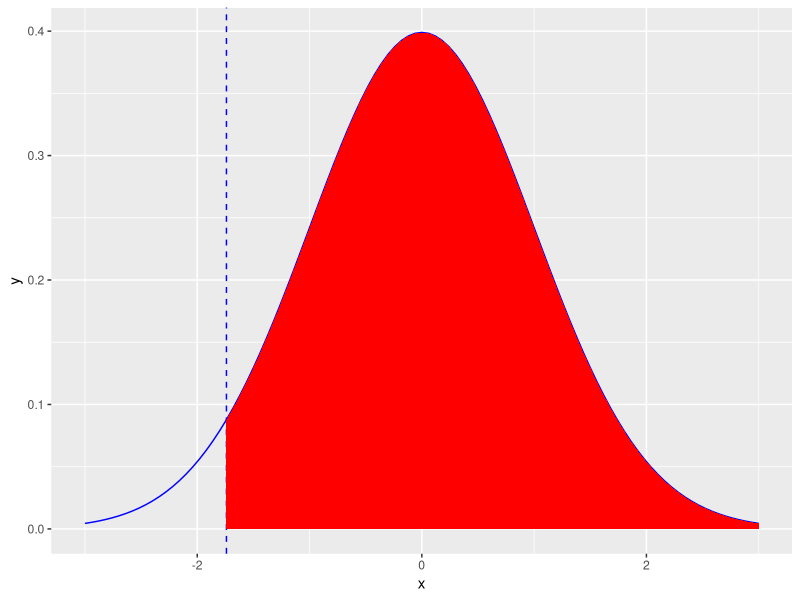

This figure's R source:
install.packages("ggplot2")

library(ggplot2)

ggplot(data.frame(x =c(-3,3)), aes(x)) +
  geom_vline(xintercept =-1.74, linetype=2, colour="blue") +
  stat_function(fun =dnorm, colour="blue") +
  geom_area(stat ="function", fun =dnorm, fill ="red", xlim =c(-1.74,3)) 

pnorm(-2)
